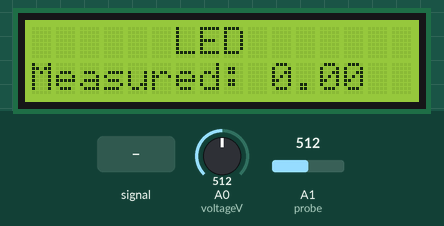
Bench run of a sketch on a simulated Arduino Uno, built with avr-gcc and run on an emulated ATmega328P. Shown: 16×2 character LCD. The inputs (shaded band) are chosen by the test bench; at power-on: A1 (probe) = 512, A0 (voltageV) = 512.

Above: at 1.2 s.
1.3 s: A1 (probe) fed a 200 Hz sine of ±81 counts around its level
At 1.49 s:
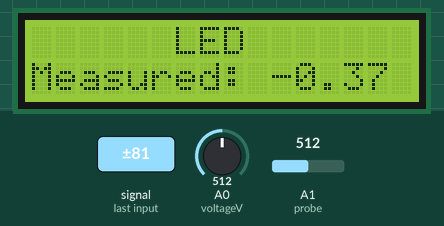
2.8 s: A1 (probe) set to 716
At 3.9 s:
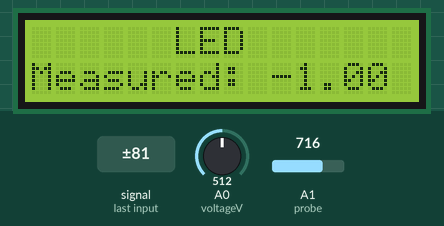
4.3 s: A0 (voltageV) set to 716
At 5.1 s:
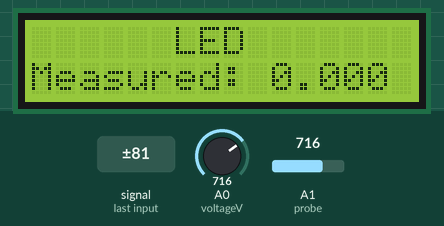
5.8 s: A1 (probe) fed a 1000 Hz sine of ±255 counts around its level
At 5.97 s:
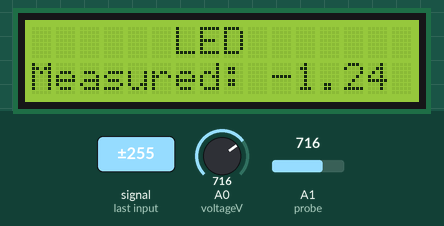
7.3 s: A0 (voltageV) set to 900
At 7.51 s:
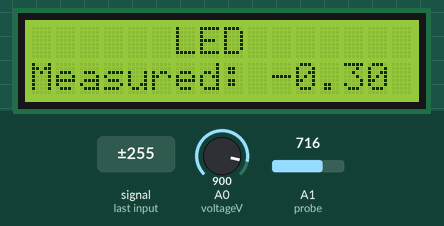
8.8 s: A1 (probe) set to 900
At 9.8 s:
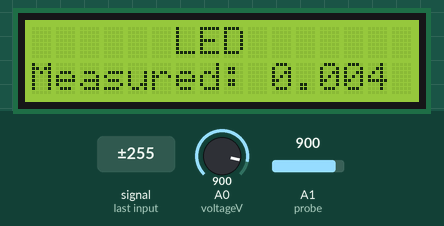
Timing chart, 0 to 11.3 s (numbered marks = the images above; inputs shaded):
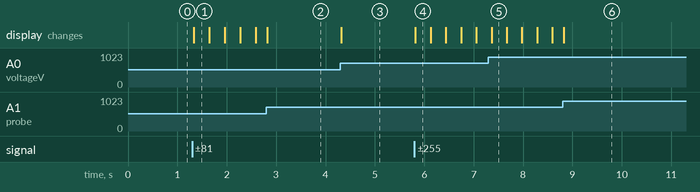

The sketch:

Task2Case1LED.ino
```cpp
#include <Wire.h>
#include <LiquidCrystal_I2C.h>

LiquidCrystal_I2C lcd(0x27, 16, 2);
int voltageV = A0;
int probe = A1;

void setup() {
    pinMode(voltageV, INPUT);
    lcd.init();
    lcd.clear();
    lcd.backlight();
}

void loop() {
    int voltageMeasure = analogRead(voltageV);
    int probeMeasure = analogRead(probe);

    lcd.setCursor(6, 0);
    lcd.print("LED");

    lcd.setCursor(0, 1);
    lcd.print("Measured: ");
    lcd.print((voltageMeasure - probeMeasure) * (5.0/1023));
}
```

Measured:
- after the input at 1.3 s, the display: changes at once (image 1)
- after the input at 4.3 s, the display: changes at once (image 3)
- after the input at 5.8 s, the display: changes at once (image 4)
